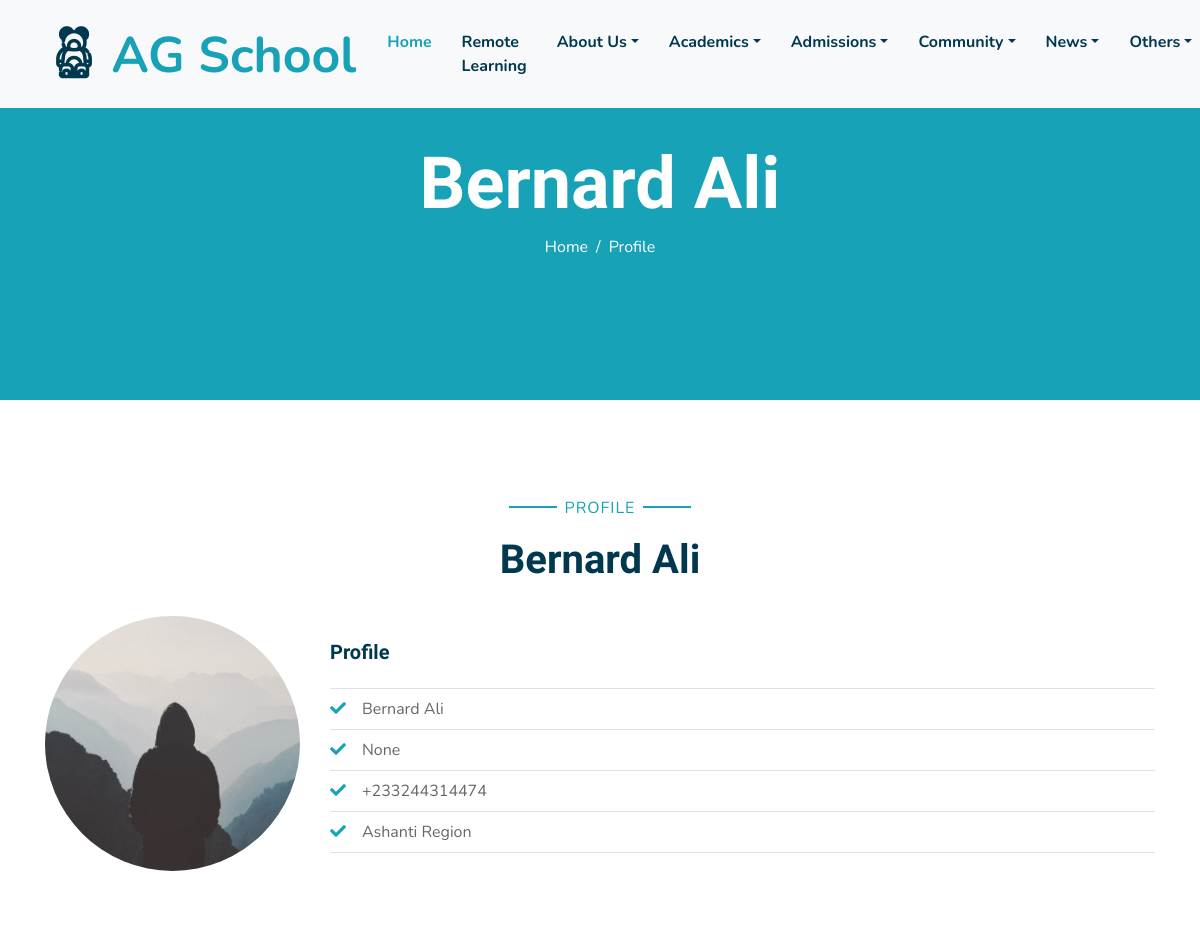
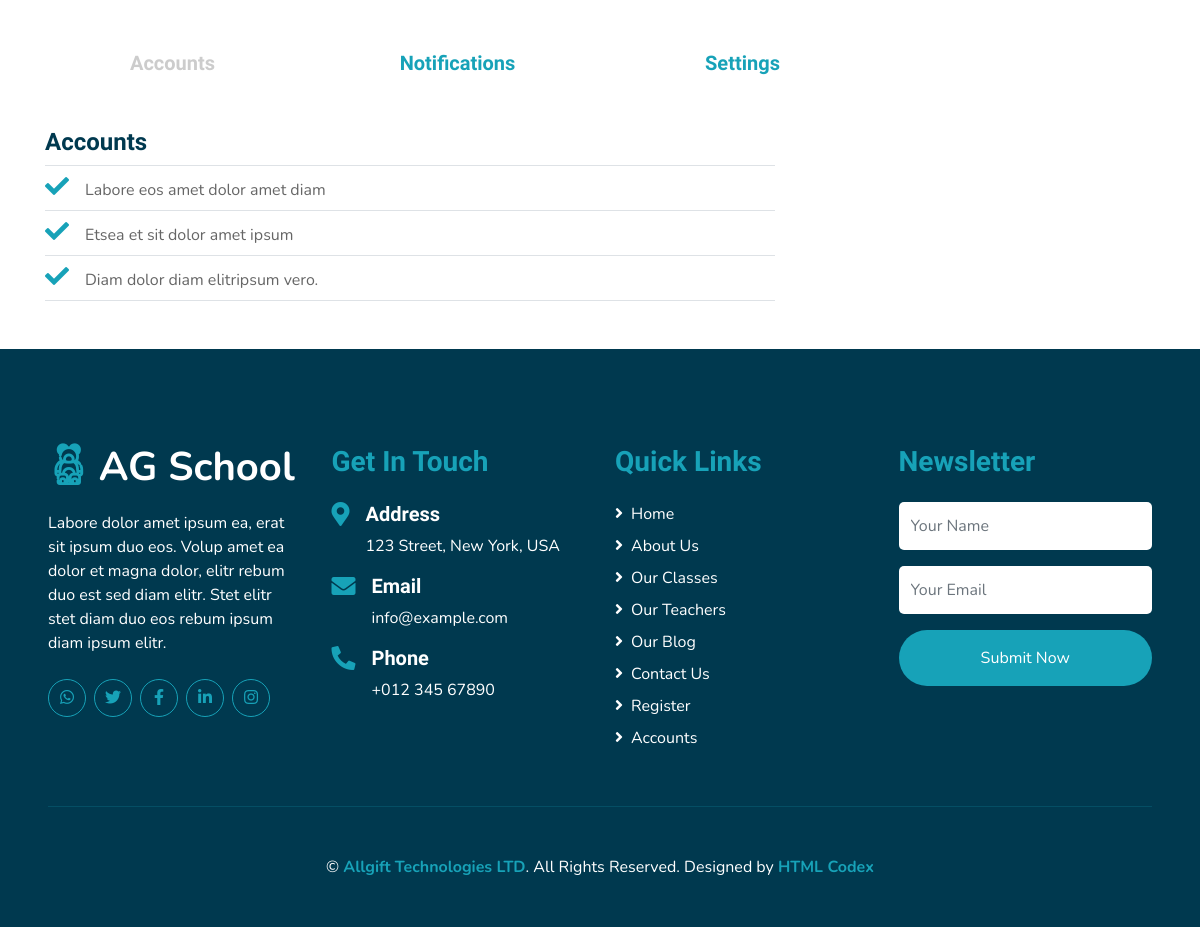
The page /authy/AllgiftAli/ (signed in) on the database its author committed (2 pictures, top to bottom).
### authy/models.py (models this page shows, shortened)
class User(AbstractUser):
    full_name = models.CharField(max_length=200, null=True)
    email = models.EmailField(unique=True, null=True)
    phone = models.CharField(max_length=20)
    avatar = models.ImageField(null=True, default="default.jpg")
    background_img = models.ImageField(default='home-bg.jpg', upload_to='background_pics')
    gender = models.CharField(max_length=100, choices=GENDER_CHOICE, null=True, blank=True)
    marital_status = models.CharField(max_length=100, choices=MARITAL_STATUS, default='Single')
    region = models.CharField(max_length=100, choices=REGION_CHOICE, null=True, blank=True)
    residence = models.CharField(max_length=100)
    GPS_Address = models.CharField(max_length=10)
    nationality = models.CharField(max_length=100, default='Ghanaian')
    created = models.DateField(auto_now_add=True)
    is_blocked = models.BooleanField(default=False)
    facebook_url = models.URLField(max_length=255, blank=True, null=True)
    twitter_url = models.URLField(max_length=255, blank=True, null=True)
    instagram_url = models.URLField(max_length=255, blank=True, null=True)
    linkedin_url = models.URLField(max_length=255, blank=True, null=True)
    website_url = models.URLField(max_length=255, blank=True, null=True)
    REQUIRED_FIELDS = []

### authy/views.py (the view)
# urls.py: path('<username>/', views.profile, name='profile'),
@login_required
def profile(request, username):
    profile = get_object_or_404(User, username=username)
    context = {
        'profile': profile,
    }
    return render(request, 'authy/profile.html', context)

### templates/authy/profile.html (shortened to what this page needs)
{% extends 'base.html' %}
{% load static %}
{% block content %}
    <div class="container-fluid bg-primary mb-5">
      <div
        class="d-flex flex-column align-items-center justify-content-center"
        style="min-height: 400px"
      >
        <h3 class="display-3 font-weight-bold text-white">{{profile.full_name}}</h3>
        <div class="d-inline-flex text-white">
          <p class="m-0"><a class="text-white" href="{% url 'home' %}">Home</a></p>
          <p class="m-0 px-2">/</p>
          <p class="m-0">Profile</p>
        </div>
      </div>
    </div>
    <div class="container-fluid pt-5">
      <div class="container">
        <div class="text-center pb-2">
          <p class="section-title px-5">
            <span class="px-2">Profile</span>
          </p>
          <h1 class="mb-4">{{profile.full_name}}</h1>
        </div>
        <div class="row">
          <div class="col-md-4 col-lg-3 text-center team mb-5">
            <div
              class="position-relative overflow-hidden mb-4"
              style="border-radius: 100%"
            >
              <img class="img-fluid w-100" src="{{profile.avatar.url}}" alt="" />
            </div>
          </div>
          <div class="col-md-8 col-lg-9 ">
            <br>
            <h5>Profile</h5>
            <div class="row pt-2 pb-4">
              <div class="col-12">
                <ul class="list-inline m-0">
                  <li class="py-2 border-top border-bottom">
                    <i class="fa fa-check text-primary mr-3"></i>{{profile.full_name}}
                  </li>
                  <li class="py-2 border-bottom">
                    <i class="fa fa-check text-primary mr-3"></i>{{profile.gender}}
                  </li>
                  <li class="py-2 border-bottom">
                    <i class="fa fa-check text-primary mr-3"></i>{{profile.phone}}
                  </li>
                  <li class="py-2 border-bottom">
                    <i class="fa fa-check text-primary mr-3"></i>{{profile.region}} Region
                  </li>
                </ul>
              </div>
            </div>
          </div>
        </div>
      </div>
    </div>
    <section id="features" class="features">
      <div class="container" data-aos="fade-up">
        <ul class="nav nav-tabs row gy-4 d-flex">
          <li class="nav-item col-4 col-md-4 col-lg-3">
            <a class="nav-link active show" data-bs-toggle="tab" data-bs-target="#tab-1">
              <h4>Accounts</h4>
            </a>
          </li>
          <li class="nav-item col-4 col-md-4 col-lg-3">
            <a class="nav-link" data-bs-toggle="tab" data-bs-target="#tab-2">
              <h4>Notifications</h4>
            </a>
          </li>
          <li class="nav-item col-4 col-md-4 col-lg-3">
            <a class="nav-link" data-bs-toggle="tab" data-bs-target="#tab-3">
              <h4>Settings</h4>
            </a>
          </li>
        </ul>
        <div class="tab-content">
          <div class="tab-pane active show" id="tab-1">
            <div class="row">
              <div class="col-lg-8 order-2 order-lg-1" data-aos="fade-up" data-aos-delay="100">
                <h4>Accounts</h4>
                <ul class="list-inline m-0">
                  <li class="py-2 border-top border-bottom">
                    <i class="fa fa-check text-primary mr-3"></i>Labore eos amet
                    dolor amet diam
                  </li>
                  <li class="py-2 border-bottom">
                    <i class="fa fa-check text-primary mr-3"></i>Etsea et sit
                    dolor amet ipsum
                  </li>
                  <li class="py-2 border-bottom">
                    <i class="fa fa-check text-primary mr-3"></i>Diam dolor diam
                    elitripsum vero.
                  </li>
                </ul>
              </div>
              <div class="col-lg-4 order-1 order-lg-2 text-center" data-aos="fade-up" data-aos-delay="200">
              </div>
            </div>
          </div>
        </div>
      </div>
    </section>
{% endblock content %}

### rows shown on the page
User: full_name "Bernard Ali", avatar (placeholder picture), gender "None", phone "+233244314474", region "Ashanti"
